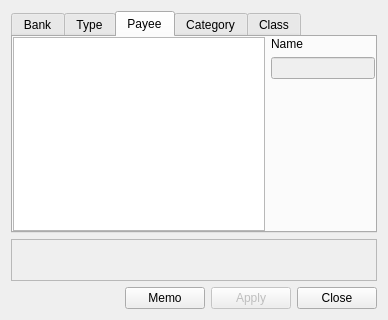
<?xml version="1.0" encoding="UTF-8"?>
<ui version="4.0">
 <class>CGeneralList</class>
 <widget class="QWidget" name="CGeneralList">
  <property name="geometry">
   <rect>
    <x>0</x>
    <y>0</y>
    <width>388</width>
    <height>320</height>
   </rect>
  </property>
  <property name="windowTitle">
   <string>Form</string>
  </property>
  <layout class="QVBoxLayout" name="verticalLayout">
   <item>
    <widget class="QTabWidget" name="pTabWidget">
     <property name="sizePolicy">
      <sizepolicy hsizetype="Expanding" vsizetype="Expanding">
       <horstretch>0</horstretch>
       <verstretch>0</verstretch>
      </sizepolicy>
     </property>
     <property name="currentIndex">
      <number>2</number>
     </property>
     <widget class="QWidget" name="pWidgetBank">
      <attribute name="title">
       <string>Bank</string>
      </attribute>
      <layout class="QHBoxLayout" name="horizontalLayout">
       <property name="margin">
        <number>0</number>
       </property>
       <item>
        <widget class="QListView" name="pListViewBank">
         <property name="sizePolicy">
          <sizepolicy hsizetype="Expanding" vsizetype="Expanding">
           <horstretch>0</horstretch>
           <verstretch>0</verstretch>
          </sizepolicy>
         </property>
         <property name="frameShadow">
          <enum>QFrame::Raised</enum>
         </property>
        </widget>
       </item>
       <item>
        <layout class="QVBoxLayout" name="pVLBank">
         <item>
          <widget class="QLabel" name="label">
           <property name="text">
            <string>Name</string>
           </property>
          </widget>
         </item>
         <item>
          <widget class="QLineEdit" name="pLENameBank">
           <property name="enabled">
            <bool>false</bool>
           </property>
          </widget>
         </item>
         <item>
          <widget class="QLabel" name="label_2">
           <property name="text">
            <string>Address &amp; Others</string>
           </property>
          </widget>
         </item>
         <item>
          <widget class="QLineEdit" name="pLEAddressBank">
           <property name="enabled">
            <bool>false</bool>
           </property>
          </widget>
         </item>
         <item>
          <widget class="QLineEdit" name="pLEOtherBank">
           <property name="enabled">
            <bool>false</bool>
           </property>
          </widget>
         </item>
         <item>
          <spacer name="verticalSpacer_3">
           <property name="orientation">
            <enum>Qt::Vertical</enum>
           </property>
           <property name="sizeHint" stdset="0">
            <size>
             <width>20</width>
             <height>0</height>
            </size>
           </property>
          </spacer>
         </item>
        </layout>
       </item>
      </layout>
     </widget>
     <widget class="QWidget" name="pWidgetType">
      <attribute name="title">
       <string>Type</string>
      </attribute>
      <layout class="QHBoxLayout" name="horizontalLayout_8">
       <property name="margin">
        <number>0</number>
       </property>
       <item>
        <widget class="QListView" name="pListViewType">
         <property name="sizePolicy">
          <sizepolicy hsizetype="Expanding" vsizetype="Expanding">
           <horstretch>0</horstretch>
           <verstretch>0</verstretch>
          </sizepolicy>
         </property>
         <property name="frameShadow">
          <enum>QFrame::Raised</enum>
         </property>
        </widget>
       </item>
       <item>
        <layout class="QVBoxLayout" name="verticalLayout_7">
         <item>
          <widget class="QLabel" name="label_19">
           <property name="text">
            <string>Name</string>
           </property>
          </widget>
         </item>
         <item>
          <widget class="QLineEdit" name="pLENameType">
           <property name="enabled">
            <bool>false</bool>
           </property>
          </widget>
         </item>
         <item>
          <spacer name="verticalSpacer_5">
           <property name="orientation">
            <enum>Qt::Vertical</enum>
           </property>
           <property name="sizeHint" stdset="0">
            <size>
             <width>20</width>
             <height>40</height>
            </size>
           </property>
          </spacer>
         </item>
        </layout>
       </item>
      </layout>
     </widget>
     <widget class="QWidget" name="pWidgetPayee">
      <attribute name="title">
       <string>Payee</string>
      </attribute>
      <layout class="QHBoxLayout" name="horizontalLayout_3">
       <property name="margin">
        <number>0</number>
       </property>
       <item>
        <widget class="QListView" name="pListViewPayee">
         <property name="sizePolicy">
          <sizepolicy hsizetype="Expanding" vsizetype="Expanding">
           <horstretch>0</horstretch>
           <verstretch>0</verstretch>
          </sizepolicy>
         </property>
         <property name="frameShadow">
          <enum>QFrame::Raised</enum>
         </property>
        </widget>
       </item>
       <item>
        <layout class="QVBoxLayout" name="verticalLayout_3">
         <item>
          <widget class="QLabel" name="label_4">
           <property name="text">
            <string>Name</string>
           </property>
          </widget>
         </item>
         <item>
          <widget class="QLineEdit" name="pLENamePayee">
           <property name="enabled">
            <bool>false</bool>
           </property>
          </widget>
         </item>
         <item>
          <spacer name="verticalSpacer">
           <property name="orientation">
            <enum>Qt::Vertical</enum>
           </property>
           <property name="sizeHint" stdset="0">
            <size>
             <width>20</width>
             <height>40</height>
            </size>
           </property>
          </spacer>
         </item>
        </layout>
       </item>
      </layout>
     </widget>
     <widget class="QWidget" name="pWidgetCategory">
      <attribute name="title">
       <string>Category</string>
      </attribute>
      <layout class="QHBoxLayout" name="horizontalLayout_4">
       <property name="margin">
        <number>0</number>
       </property>
       <item>
        <widget class="QListView" name="pListViewCategory">
         <property name="sizePolicy">
          <sizepolicy hsizetype="Expanding" vsizetype="Expanding">
           <horstretch>0</horstretch>
           <verstretch>0</verstretch>
          </sizepolicy>
         </property>
         <property name="frameShadow">
          <enum>QFrame::Raised</enum>
         </property>
        </widget>
       </item>
       <item>
        <layout class="QVBoxLayout" name="verticalLayout_2">
         <item>
          <widget class="QLabel" name="label_6">
           <property name="text">
            <string>Name</string>
           </property>
          </widget>
         </item>
         <item>
          <widget class="QLineEdit" name="pLENameCategory">
           <property name="enabled">
            <bool>false</bool>
           </property>
          </widget>
         </item>
         <item>
          <layout class="QGridLayout" name="gridLayout">
           <property name="verticalSpacing">
            <number>0</number>
           </property>
           <item row="0" column="0">
            <widget class="QLabel" name="label_7">
             <property name="text">
              <string>Icon</string>
             </property>
             <property name="alignment">
              <set>Qt::AlignCenter</set>
             </property>
            </widget>
           </item>
           <item row="1" column="0" rowspan="2">
            <widget class="QToolButton" name="pTBIconCategory">
             <property name="enabled">
              <bool>false</bool>
             </property>
             <property name="minimumSize">
              <size>
               <width>32</width>
               <height>32</height>
              </size>
             </property>
             <property name="icon">
              <iconset resource="drfinance.qrc">
               <normaloff>:/others/icons/drfinance32.png</normaloff>:/others/icons/drfinance32.png</iconset>
             </property>
             <property name="iconSize">
              <size>
               <width>32</width>
               <height>32</height>
              </size>
             </property>
             <property name="autoRaise">
              <bool>true</bool>
             </property>
            </widget>
           </item>
          </layout>
         </item>
         <item>
          <widget class="QLineEdit" name="pLEIconCategory">
           <property name="enabled">
            <bool>false</bool>
           </property>
          </widget>
         </item>
         <item>
          <spacer name="verticalSpacer_2">
           <property name="orientation">
            <enum>Qt::Vertical</enum>
           </property>
           <property name="sizeHint" stdset="0">
            <size>
             <width>20</width>
             <height>40</height>
            </size>
           </property>
          </spacer>
         </item>
        </layout>
       </item>
      </layout>
     </widget>
     <widget class="QWidget" name="pWidgetClass">
      <attribute name="title">
       <string>Class</string>
      </attribute>
      <layout class="QHBoxLayout" name="horizontalLayout_7">
       <property name="margin">
        <number>0</number>
       </property>
       <item>
        <widget class="QListView" name="pListViewClass">
         <property name="frameShadow">
          <enum>QFrame::Raised</enum>
         </property>
        </widget>
       </item>
       <item>
        <layout class="QVBoxLayout" name="verticalLayout_6">
         <item>
          <widget class="QLabel" name="label_18">
           <property name="text">
            <string>Name</string>
           </property>
          </widget>
         </item>
         <item>
          <widget class="QLineEdit" name="pLENameClass">
           <property name="enabled">
            <bool>false</bool>
           </property>
          </widget>
         </item>
         <item>
          <spacer name="verticalSpacer_4">
           <property name="orientation">
            <enum>Qt::Vertical</enum>
           </property>
           <property name="sizeHint" stdset="0">
            <size>
             <width>20</width>
             <height>40</height>
            </size>
           </property>
          </spacer>
         </item>
        </layout>
       </item>
      </layout>
     </widget>
    </widget>
   </item>
   <item>
    <widget class="CRichTextEditor" name="pRTEBank">
     <property name="enabled">
      <bool>false</bool>
     </property>
     <property name="sizePolicy">
      <sizepolicy hsizetype="Expanding" vsizetype="Expanding">
       <horstretch>0</horstretch>
       <verstretch>0</verstretch>
      </sizepolicy>
     </property>
     <property name="frameShape">
      <enum>QFrame::StyledPanel</enum>
     </property>
     <property name="frameShadow">
      <enum>QFrame::Raised</enum>
     </property>
    </widget>
   </item>
   <item>
    <layout class="QHBoxLayout" name="horizontalLayout_2">
     <item>
      <spacer name="horizontalSpacer">
       <property name="orientation">
        <enum>Qt::Horizontal</enum>
       </property>
       <property name="sizeHint" stdset="0">
        <size>
         <width>40</width>
         <height>20</height>
        </size>
       </property>
      </spacer>
     </item>
     <item>
      <widget class="QPushButton" name="pPBMemo">
       <property name="text">
        <string>Memo</string>
       </property>
       <property name="checkable">
        <bool>true</bool>
       </property>
      </widget>
     </item>
     <item>
      <widget class="QPushButton" name="pPBApply">
       <property name="enabled">
        <bool>false</bool>
       </property>
       <property name="text">
        <string>Apply</string>
       </property>
      </widget>
     </item>
     <item>
      <widget class="QPushButton" name="pPBClose">
       <property name="text">
        <string>Close</string>
       </property>
      </widget>
     </item>
    </layout>
   </item>
  </layout>
 </widget>
 <customwidgets>
  <customwidget>
   <class>CRichTextEditor</class>
   <extends>QFrame</extends>
   <header>richtexteditor.h</header>
   <container>1</container>
  </customwidget>
 </customwidgets>
 <tabstops>
  <tabstop>pTabWidget</tabstop>
  <tabstop>pListViewBank</tabstop>
  <tabstop>pLENameBank</tabstop>
  <tabstop>pLEAddressBank</tabstop>
  <tabstop>pLEOtherBank</tabstop>
  <tabstop>pListViewType</tabstop>
  <tabstop>pLENameType</tabstop>
  <tabstop>pListViewPayee</tabstop>
  <tabstop>pLENamePayee</tabstop>
  <tabstop>pListViewCategory</tabstop>
  <tabstop>pLENameCategory</tabstop>
  <tabstop>pTBIconCategory</tabstop>
  <tabstop>pLEIconCategory</tabstop>
  <tabstop>pLENameClass</tabstop>
  <tabstop>pPBClose</tabstop>
  <tabstop>pPBApply</tabstop>
  <tabstop>pPBMemo</tabstop>
  <tabstop>pListViewClass</tabstop>
 </tabstops>
 <resources>
  <include location="drfinance.qrc"/>
 </resources>
 <connections/>
</ui>
